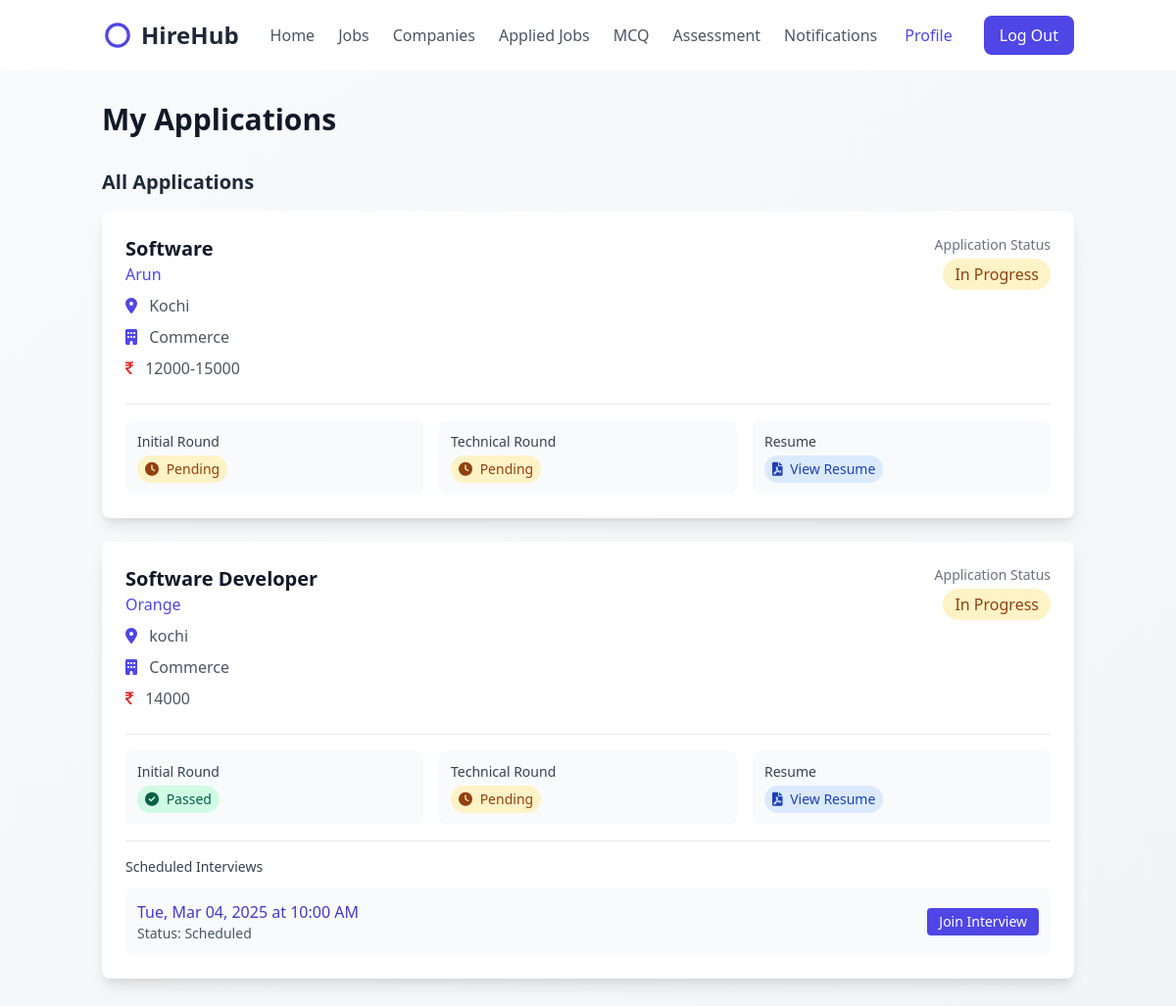
The page /applied-jobs/ (signed in) on the database as committed earlier.
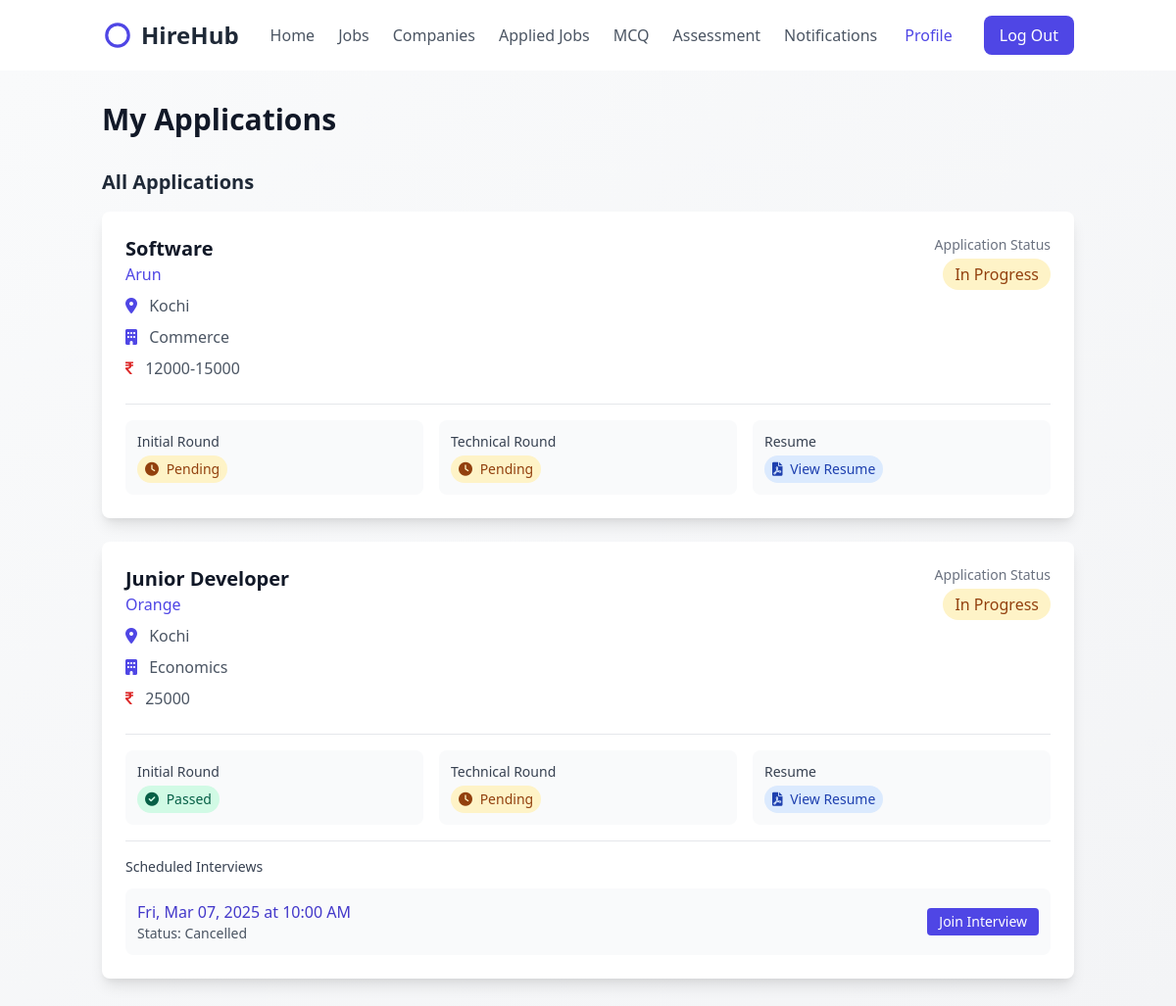
The same page on the database as committed later.
### college_admin/models.py (models this page shows, shortened)
class AppliedStudents(models.Model):
    student = models.ForeignKey(Student,on_delete=models.CASCADE,related_name='applied_st')
    jobpost = models.ForeignKey(JobPosts,on_delete=models.CASCADE,related_name='job_stuu')
    cv = models.FileField(upload_to="media/cv",null=True)
    options = (
        ("Pass","Pass"),
        ("Fail","Fail"),
        ("Pending","Pending")
    )
    intial_round1 = models.CharField(max_length=100,choices=options, default="Pending")
    tech_round2 = models.CharField(max_length=100,choices=options, default="Pending")
    is_passed =  models.BooleanField(default=False)
    created_at=models.DateTimeField(auto_now_add=True,null=True)

class JobPosts(models.Model):
    company =  models.ForeignKey(Company,on_delete=models.CASCADE,related_name="company_jobs",null=True)
    skills = models.CharField(max_length=100)
    designation = models.CharField(max_length=100)
    vacancy = models.IntegerField()
    location = models.CharField(max_length=100)
    department = models.ForeignKey('Department', on_delete=models.CASCADE)
    salary = models.CharField(max_length=300,null=True)
    opening_date = models.DateField(auto_now_add=True)
    closing_date = models.DateField(null=True, blank=True)  # Make closing date optional if needed
    created_at = models.DateTimeField(auto_now_add=True,null=True)

class CustomUser(AbstractBaseUser,PermissionsMixin):
    name=models.CharField(max_length=200)
    email=models.EmailField(unique=True)
    is_active=models.BooleanField(default=True)
    is_staff=models.BooleanField(default=False)
    is_superuser=models.BooleanField(default=False)
    is_company=models.BooleanField(default=False)
    objects = CustomUserManager()
    USERNAME_FIELD = 'email'
    REQUIRED_FIELDS = ['']

class Department(models.Model):
    name = models.CharField(max_length=100)
    hod_name = models.CharField(max_length=100,null=True)
    created_at = models.DateTimeField(auto_now_add=True)

class TechInterview(models.Model):
    applied = models.ForeignKey(AppliedStudents,on_delete=models.CASCADE,related_name='tech_applied')
    link  = models.URLField(null=True)
    start_time = models.DateTimeField(null=True)
    status = models.CharField(max_length=200,null=True)

### students/views.py (the view)
# urls.py: path('applied-jobs/',AppliedJobsView.as_view(),name='applied-jobs'),
class AppliedJobsView(LoginRequiredMixin, ListView):
    model = AppliedStudents
    template_name = 'applied-jobs.html'
    context_object_name = 'applications'
    def get_queryset(self):
        student = Student.objects.get(id=self.request.user.id)
        return AppliedStudents.objects.filter(student=student).order_by('-created_at')

### students/templates/applied-jobs.html (shortened to what the changed rows need)
{% extends "student_home.html" %}
{% load static %}
{% block user %}
<section class="bg-gradient-to-br from-gray-50 to-gray-100 min-h-screen">
    <div class="container mx-auto px-4 py-8">
        <h1 class="text-3xl font-bold text-gray-900 mb-8">My Applications</h1>
    {% if applications %}
        <h2 class="text-xl font-semibold text-gray-800 mb-4">All Applications</h2>
        <div class="space-y-6">
            {% for application in applications %}
            <div class="bg-white rounded-lg shadow-lg p-6 hover:shadow-xl transition">
                <div class="flex justify-between items-start">
                    <div>
                        <h2 class="text-xl font-bold text-gray-900">{{ application.jobpost.designation }}</h2>
                        <p class="text-indigo-600 font-medium">{{ application.jobpost.company.name }}</p>
                        <div class="mt-2 space-y-2">
                            <p class="text-gray-600">
                                <i class="fas fa-map-marker-alt mr-2 text-indigo-600"></i>
                                {{ application.jobpost.location }}
                            </p>
                            <p class="text-gray-600">
                                <i class="fas fa-building mr-2 text-indigo-600"></i>
                                {{ application.jobpost.department.name }}
                            </p>
                            <p class="text-gray-600">
                                <i class="fa fa-rupee mr-2 text-red-600"></i>
                                {{ application.jobpost.salary }}
                            </p>
                        </div>
                    </div>
                    <div class="text-right">
                        <p class="text-sm text-gray-500">Application Status</p>
                        {% if application.is_passed %}
                            <span class="inline-block mt-1 px-3 py-1 bg-green-100 text-green-800 rounded-full font-medium">
                                Selected
                            </span>
                        {% else %}
                            <span class="inline-block mt-1 px-3 py-1 bg-yellow-100 text-yellow-800 rounded-full font-medium">
                                In Progress
                            </span>
                        {% endif %}
                    </div>
                </div>
                <div class="mt-6 border-t pt-4">
                    <div class="grid grid-cols-1 md:grid-cols-3 gap-4">
                        <div class="bg-gray-50 p-3 rounded-lg">
                            <p class="text-sm font-medium text-gray-700">Initial Round</p>
                            <div class="mt-1">
                                {% if application.intial_round1 == "Pass" %}
                                    <span class="inline-block px-2 py-1 bg-green-100 text-green-800 rounded-full text-sm">
                                        <i class="fas fa-check-circle mr-1"></i> Passed
                                    </span>
                                {% elif application.intial_round1 == "Fail" %}
                                    <span class="inline-block px-2 py-1 bg-red-100 text-red-800 rounded-full text-sm">
                                        <i class="fas fa-times-circle mr-1"></i> Failed
                                    </span>
                                {% else %}
                                    <span class="inline-block px-2 py-1 bg-yellow-100 text-yellow-800 rounded-full text-sm">
                                        <i class="fas fa-clock mr-1"></i> Pending
                                    </span>
                                {% endif %}
                            </div>
                        </div>
                        <div class="bg-gray-50 p-3 rounded-lg">
                            <p class="text-sm font-medium text-gray-700">Technical Round</p>
                            <div class="mt-1">
                                {% if application.tech_round2 == "Pass" %}
                                    <span class="inline-block px-2 py-1 bg-green-100 text-green-800 rounded-full text-sm">
                                        <i class="fas fa-check-circle mr-1"></i> Passed
                                    </span>
                                {% elif application.tech_round2 == "Fail" %}
                                    <span class="inline-block px-2 py-1 bg-red-100 text-red-800 rounded-full text-sm">
                                        <i class="fas fa-times-circle mr-1"></i> Failed
                                    </span>
                                {% else %}
                                    <span class="inline-block px-2 py-1 bg-yellow-100 text-yellow-800 rounded-full text-sm">
                                        <i class="fas fa-clock mr-1"></i> Pending
                                    </span>
                                {% endif %}
                            </div>
                        </div>
                        <div class="bg-gray-50 p-3 rounded-lg">
                            <p class="text-sm font-medium text-gray-700">Resume</p>
                            <div class="mt-1">
                                <a href="{{ application.cv.url }}" target="_blank" class="inline-block px-2 py-1 bg-blue-100 text-blue-800 rounded-full text-sm hover:bg-blue-200 transition">
                                    <i class="fas fa-file-pdf mr-1"></i> View Resume
                                </a>
                            </div>
                        </div>
                    </div>
                </div>
                {% with interviews=application.tech_applied.all %}
                {% if interviews %}
                <div class="mt-4 pt-4 border-t">
                    <h3 class="text-sm font-medium text-gray-700 mb-3">Scheduled Interviews</h3>
                    <div class="space-y-3">
                        {% for interview in interviews %}
                        <div class="bg-gray-50 p-3 rounded-lg flex justify-between items-center">
                            <div>
                                <div class="text-indigo-700 font-medium">{{ interview.start_time|date:"D, M d, Y" }} at {{ interview.start_time|time:"g:i A" }}</div>
                                <div class="text-sm text-gray-600">Status: {{ interview.status }}</div>
                            </div>
                            <a href="{{ interview.link }}" target="_blank" class="px-3 py-1 bg-indigo-600 text-white text-sm rounded hover:bg-indigo-700 transition">
                                Join Interview
                            </a>
                        </div>
                        {% endfor %}
                    </div>
                </div>
                {% endif %}
                {% endwith %}
            </div>
            {% endfor %}
        </div>
        {% endif %}
</div>
</section>
{% endblock %}

Rows that differ between the two databases and show on the page:
removed AppliedStudents: jobpost.designation "Software Developer", jobpost.company.name "Orange", jobpost.location "kochi", jobpost.department.name "Commerce", jobpost.salary "14000", is_passed "In Progress", intial_round1 "Pass" (drawn), tech_round2 "Pending" (drawn)
removed TechInterview: start_time "Tue, Mar 04, 2025", start_time "10:00 AM", status "Scheduled", shown under "Software Developer"
added AppliedStudents: jobpost.designation "Junior Developer", jobpost.company.name "Orange", jobpost.location "Kochi", jobpost.department.name "Economics", jobpost.salary "25000", is_passed "In Progress", intial_round1 "Pass" (drawn), tech_round2 "Pending" (drawn)
added TechInterview: start_time "Fri, Mar 07, 2025", start_time "10:00 AM", status "Cancelled", shown under "Junior Developer"
